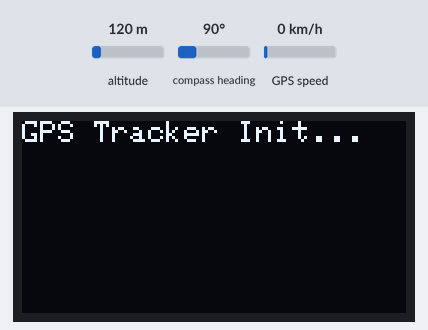
Bench run of a sketch on a simulated ESP32. Parts: 128×64 one-colour display. The inputs (shaded band) are chosen by the test bench; at power-on: GPS speed 0 km/h, altitude 120 m, compass heading 90°. WiFi joins after 1.5 s; servers stay silent unless stated; the local clock reads 2024-03-15 10:24:30 at power-on unless the sketch sets it; storage starts empty; the GPS gets a fix after 3 s at 37.7749, -122.4194 with 8 satellites; what the sketch prints to the serial monitor is not drawn.

Above: at 3.1 s.
At 6.8 s:
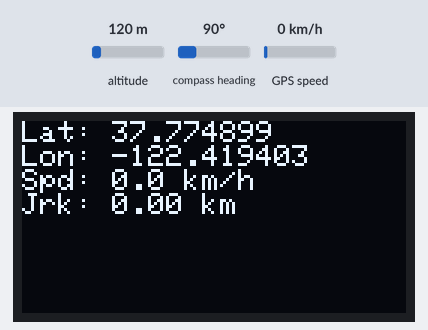
6.9 s: GPS speed set to 2 km/h
12.2 s: GPS speed set to 30 km/h
At 16.6 s:
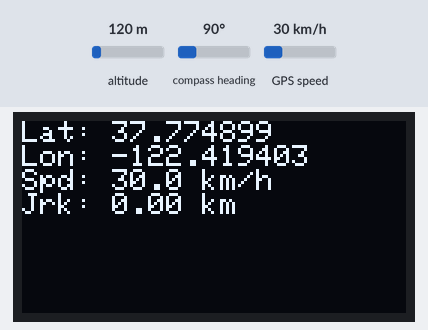
17.2 s: GPS speed set to 60 km/h
Timing chart, 0 to 20.2 s (numbered marks = the images above; inputs shaded):
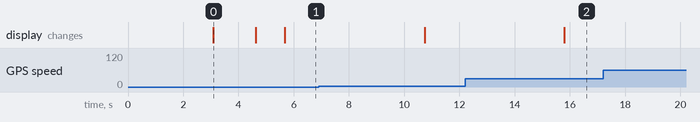

Measured:
- after the input at 12.2 s, the display: changes after 3.6 s (image 2)
- what the display in image 0 shows lasts 1.5 s, from 3.1 s to 4.6 s

The sketch:

GPS_NEO-6M__Mengukur_kecepatan+heading+jarak_kapal_RC-boat_.ino
```cpp
#include <WiFi.h>
#include <WiFiManager.h>
#include <TinyGPSPlus.h>
#include <HardwareSerial.h>
#include "Ubidots.h"
#include <Wire.h>
#include <SPI.h>
#include <SD.h>
#include "RTClib.h"
#include <Adafruit_GFX.h>
#include <Adafruit_SSD1306.h>
#include "secrets.h"

// === KONFIGURASI ===
#define DEVICE_LABEL "ESP32_GPS"

#define RXD2 16
#define TXD2 17
#define SD_CS 5
#define SCREEN_WIDTH 128
#define SCREEN_HEIGHT 64

Ubidots ubidots(UBIDOTS_TOKEN, UBI_TCP);  // Token diambil dari secrets.h
TinyGPSPlus gps;
HardwareSerial gpsSerial(2);
RTC_DS3231 rtc;
Adafruit_SSD1306 display(SCREEN_WIDTH, SCREEN_HEIGHT, &Wire, -1);

float totalJarak = 0.0;
float prevLat = 0.0, prevLon = 0.0;
bool firstFix = true;

// === FUNGSI HITUNG JARAK (KM) ===
float hitungJarak(float lat1, float lon1, float lat2, float lon2) {
  const float R = 6371.0; // radius bumi (km)
  float dLat = radians(lat2 - lat1);
  float dLon = radians(lon2 - lon1);
  float a = sin(dLat / 2) * sin(dLat / 2) +
            cos(radians(lat1)) * cos(radians(lat2)) *
            sin(dLon / 2) * sin(dLon / 2);
  float c = 2 * atan2(sqrt(a), sqrt(1 - a));
  return R * c;
}

// === SETUP ===
void setup() {
  Serial.begin(115200);
  gpsSerial.begin(9600, SERIAL_8N1, RXD2, TXD2);

  // === OLED ===
  if (!display.begin(SSD1306_SWITCHCAPVCC, 0x3C)) {
    Serial.println("OLED tidak terdeteksi!");
  } else {
    display.clearDisplay();
    display.setTextSize(1, 2);
    display.setTextColor(SSD1306_WHITE);

    String teks = "Slow Hustle";
    int16_t x1, y1;
    uint16_t w, h;
    display.getTextBounds(teks, 0, 0, &x1, &y1, &w, &h);
    int xPos = (128 - w) / 2;
    int yPos = (64 - h) / 2;

    display.setCursor(xPos, yPos);
    display.println(teks);
    display.display();

    delay(3000);
    display.clearDisplay();

    display.setTextSize(1);
    display.setCursor(0, 0);
    display.println("GPS Tracker Init...");
    display.display();
  }

  // === SD CARD ===
  if (!SD.begin(SD_CS)) {
    Serial.println("SD Card gagal diinisialisasi!");
  } else {
    Serial.println("SD Card DONE.");
  }

  // === RTC ===
  if (!rtc.begin()) {
    Serial.println("RTC tidak terdeteksi!");
  } else {
    rtc.adjust(DateTime(__DATE__, __TIME__));
    Serial.println("RTC DONE.");
  }

  // === WIFI MANAGER ===
  WiFiManager wifiManager;
  wifiManager.setTimeout(180);
  if (!wifiManager.autoConnect("ESP32_Config", "12345678")) {
    Serial.println("Gagal konek WiFi, reset ESP!");
    ESP.restart();
  }

  Serial.println("\nWiFi tersambung!");
  Serial.print("IP: ");
  Serial.println(WiFi.localIP());

  display.clearDisplay();
  display.setCursor(0, 0);
  display.println("WiFi OK!");
  display.println(WiFi.localIP());
  display.display();
  delay(1000);
}

// === LOOP ===
void loop() {
  while (gpsSerial.available() > 0) {
    gps.encode(gpsSerial.read());
  }

  if (gps.location.isUpdated()) {
    float lat = gps.location.lat();
    float lon = gps.location.lng();
    float spd = gps.speed.kmph();
    float dir = gps.course.deg();
    DateTime now = rtc.now();

    // === HITUNG JARAK ===
    if (!firstFix) {
      float jarak = hitungJarak(prevLat, prevLon, lat, lon);
      totalJarak += jarak;
    } else {
      firstFix = false;
    }
    prevLat = lat;
    prevLon = lon;

    // === SERIAL MONITOR ===
    Serial.println("==========");
    Serial.printf("Lat: %.6f, Lon: %.6f\n", lat, lon);
    Serial.printf("Speed: %.2f km/h | Arah: %.2f°\n", spd, dir);
    Serial.printf("Total Jarak: %.3f km\n", totalJarak);
    Serial.print("Waktu: ");
    Serial.println(now.timestamp());

    // === OLED ===
    display.clearDisplay();
    display.setCursor(0, 0);
    display.print("Lat: "); display.println(lat, 6);
    display.print("Lon: "); display.println(lon, 6);
    display.print("Spd: "); display.print(spd, 1); display.println(" km/h");
    display.print("Jrk: "); display.print(totalJarak, 2); display.println(" km");
    display.display();

    // === SIMPAN SD ===
    File file = SD.open("/gps_log.txt", FILE_APPEND);
    if (file) {
      file.printf("%02d/%02d/%04d,%02d:%02d:%02d,%.6f,%.6f,%.2f,%.2f,%.3f\n",
                  now.day(), now.month(), now.year(),
                  now.hour(), now.minute(), now.second(),
                  lat, lon, spd, dir, totalJarak);
      file.close();
      Serial.println("Data disimpan ke SD");
    } else {
      Serial.println("Gagal menulis ke SD Card");
    }

    // === KIRIM UBIDOTS ===
    char context[100];
    sprintf(context, "lat=%.6f$lng=%.6f", lat, lon);

    unsigned long waktuEpoch = gps.time.value();
    ubidots.add("position", waktuEpoch, context);
    ubidots.add("speed", spd);
    ubidots.add("direction", dir);
    ubidots.add("distance", totalJarak);

    bool sent = ubidots.send(DEVICE_LABEL);

    if (sent) {
      Serial.println("Data terkirim ke Ubidots!");
    } else {
      Serial.println("Gagal kirim data ke Ubidots.");
    }

    delay(5000); // kirim tiap 5 detik
  }
}
```

secrets.h
```cpp
#pragma once
// Salin file ini menjadi "secrets.h" di perangkat kamu
// lalu isi token Ubidots asli di bawah ini.
#define UBIDOTS_TOKEN "ISI_TOKEN_UBIDOTS_KAMU"
```
